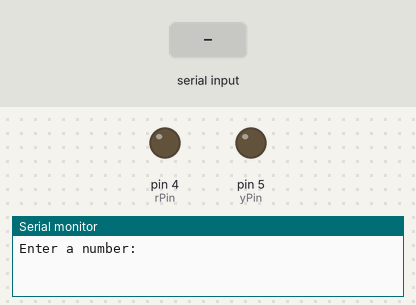
Recording of a sketch running on a simulated Arduino Uno, built with avr-gcc and run on an emulated ATmega328P. Shown: output pins drawn as LEDs (lit = HIGH), the last lines printed to the serial monitor. Dashed ring = blinking. Inputs (shaded band) come from the test bench.

Above: at 1.2 s.
1.3 s: "90,45\n" received over Serial
At 2.2 s:
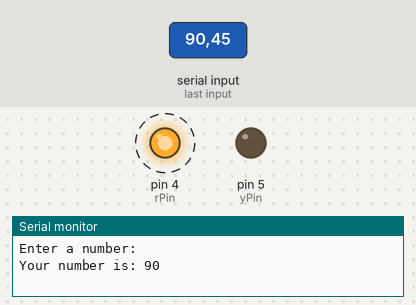
Timing chart, 0 to 10.3 s (numbered marks = the images above; inputs shaded):
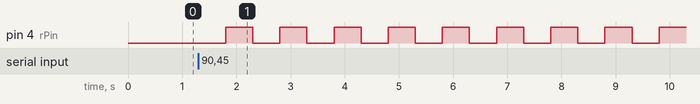

Measured:
- after the input at 1.3 s, pin 4 (rPin): alternates HIGH for 0.50 s and LOW for 0.50 s, starting after 0.50 s

The sketch:

serialRead.ino.ino
```cpp
int myNum;
String msg = "Enter a number: ";
String msg2 = "Your number is: ";
int rPin = 4;
int yPin = 5;
int j;
int wait = 500;

void setup() {
  // put your setup code here, to run once:
  Serial.begin(9600);
  pinMode(rPin,OUTPUT);
  pinMode(yPin,OUTPUT);
}

void loop() {
  // put your main code here, to run repeatedly:
  Serial.println(msg);
  while(Serial.available()==0){
      }
  myNum = Serial.parseInt();
  Serial.print(msg2);
  Serial.println(myNum);
  delay(wait);

  for(j=1;j<=myNum;j+=1){
    digitalWrite(rPin,HIGH);
    delay(wait);
    digitalWrite(rPin,LOW);
    delay(wait);
  }


  j-=1;
  while(j>0){
    digitalWrite(yPin,HIGH);
    delay(wait);
    digitalWrite(yPin,LOW);
    delay(wait);
    j-=1;
  }


}
```
